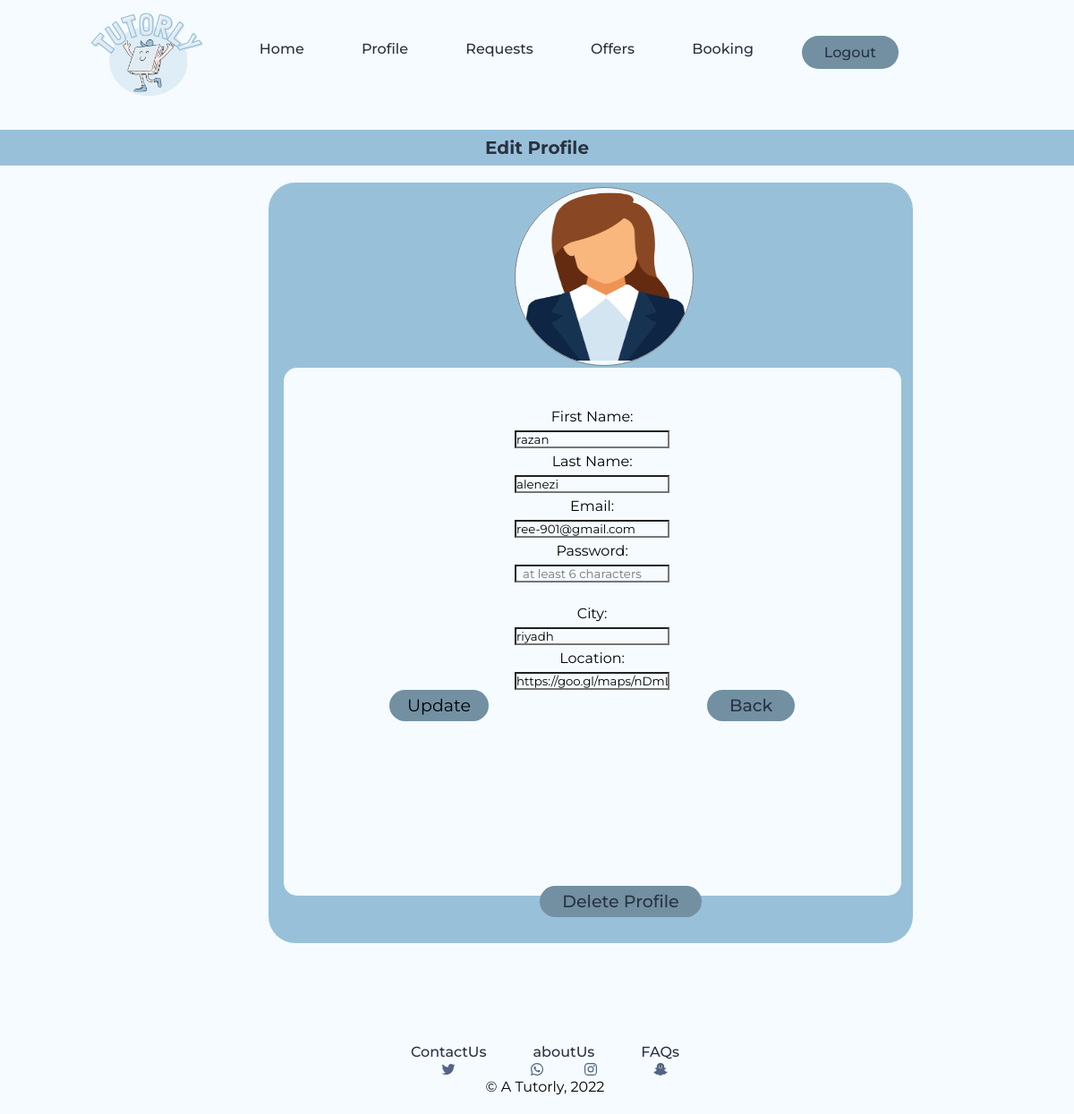
Page /php_files/EditProfileParent.php (signed in) on the earlier database version.
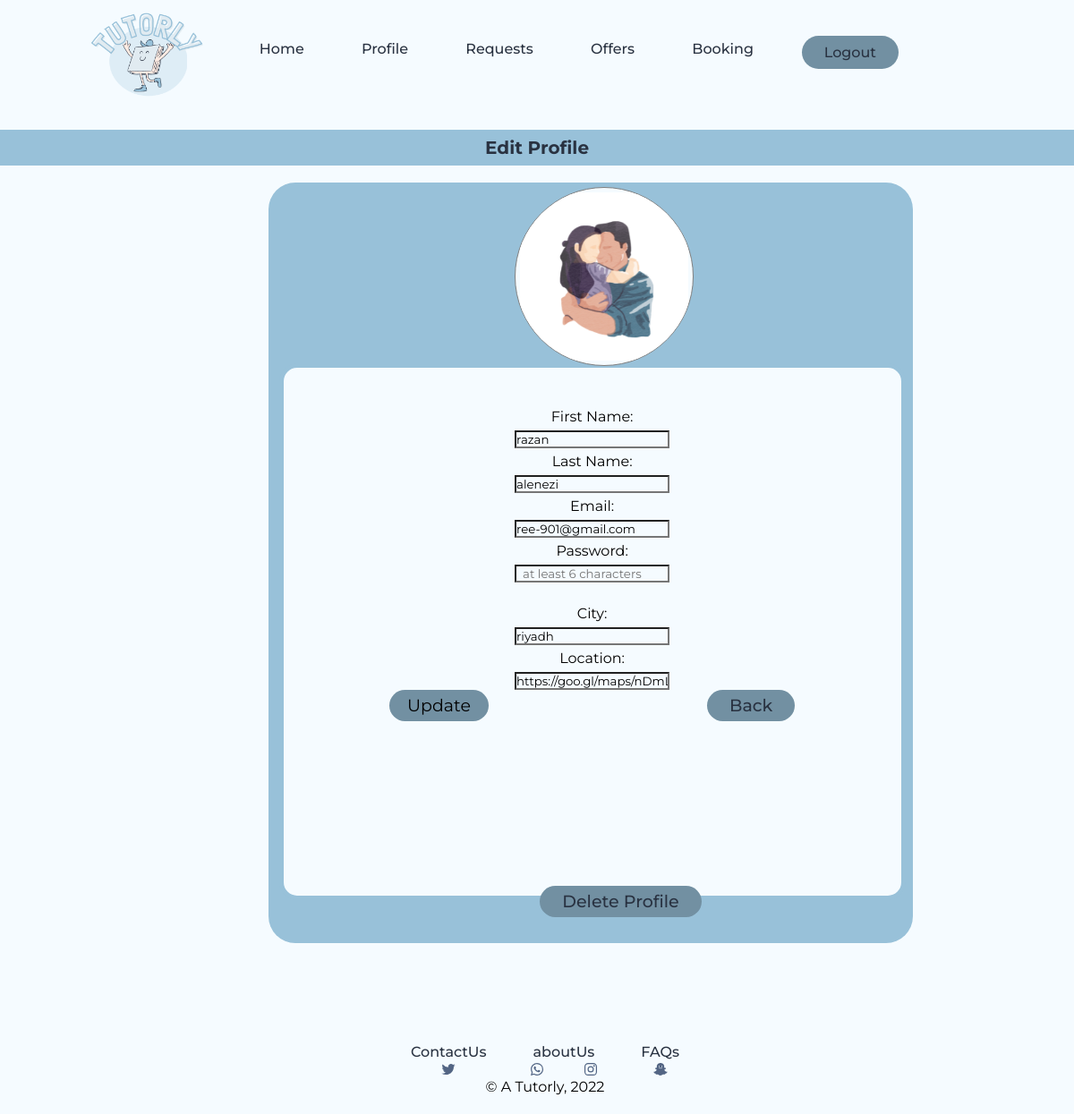
Same page on the later database version.
### tables this page shows
CREATE TABLE `parent` (
  `email` varchar(200) NOT NULL,
  `password` varchar(30) NOT NULL,
  `firstName` varchar(30) NOT NULL,
  `lastName` varchar(30) NOT NULL,
  `city` varchar(100) NOT NULL,
  `Location` varchar(200) NOT NULL,
  `img` varchar(100) NOT NULL
);

### php_files/EditProfileParent.php (the view, shortened to what this page needs)
<?php
$servername= "localhost";
$username= "root" ;
$password= "";
$dbname= "381" ;
$connection= mysqli_connect($servername,$username,$password,$dbname);
$fname_err = $lname_err = $email_err = $password_err = $city_err = $notification  = "";
     ?>
<?php include ("../php_files/parentHeader.php"); ?>
<!DOCTYPE html>
<html>
    <head>
    <link rel ="stylesheet" type= "text/css"
     href="../css_files/common.css">
     </head>
     <body>
        <h2>
                Edit Profile
            </h2>
            <form action="<?php echo $_SERVER["PHP_SELF"]; ?>"method="POST" enctype="multipart/form-data">
            <?php
                $currentUser = $_SESSION['email'];
                $sql = "SELECT * FROM `parent` WHERE email ='$currentUser'";
                $gotResuslts = mysqli_query($connection,$sql);
                if($gotResuslts){
                    if(mysqli_num_rows($gotResuslts)>0){
                        while($row = mysqli_fetch_array($gotResuslts)){
                        ?>
                <div class="holder">
                    <div class="profile-pic-div">
  <img src="../images/TutorPic1.png<?php echo $row['img']; ?>" id="photo"  alt="profile picture" />
</div>
<div class = "detail">
                     <br>
                     <label for="firstname">First Name:</label><span style="color:red"><?php echo $fname_err; ?> </span><br>
                <input type="text"  id="firstname" name="firstname" placeholder="Enter your first name"
                value="<?php echo $row['firstName']; ?>"><br>
                <label for="lastname">Last Name:</label><span style="color:red"><?php echo $lname_err; ?> </span>
                <br><input type="text" id="lastname" name="lastname" placeholder="Enter your last name"
                value="<?php echo $row['lastName']; ?>">
                <br> <label for="eMail">Email:</label><span style="color:red"> <?php echo $email_err; ?></span><br>
                <input type="email" class="inputing-text" id="eMail" name="eMail"placeholder=" example:a@gmail.com"
                value="<?php echo $row['email']; ?>"><br>
                <label for="password">Password:</label><span style="color:red"> <?php echo $password_err; ?></span><br>
                <input type="password" class="inputing-text" id="password" name="password" placeholder="  at least 6 characters ">
                <label >City:</label><br><span style="color:red"> <?php echo $city_err; ?></span>
                    <input type="text" class="inputing-text" id="loc" name= "city" placeholder=" example:Riyadh"
                    value="<?php echo $row['city']; ?>">
                <br> <label for="Location">Location:</label><br>
                <input type="text" id="Location" name="Location" placeholder="https://*******"
                value="<?php echo $row['Location']; ?>"><br>
                <input class="botton-bigger" type="submit" name="submit" value="Update" />
    <a class= "button1" href="../php_files/HomePageParent.php">Back</a>
    </div>
                <a class= "button1" href="../php_files/DeletProfileParent.php" style="margin-left: 10%;">Delete Profile</a>
                </div>
 <?php }}}
                       ?>
            <br><br>
            <br>
 <br>
            <?php include ("../php_files/footer.php"); ?>
     </body>
</html>

Differences in the rows shown:
changed parent "razan": img: picture added in place of a placeholder
